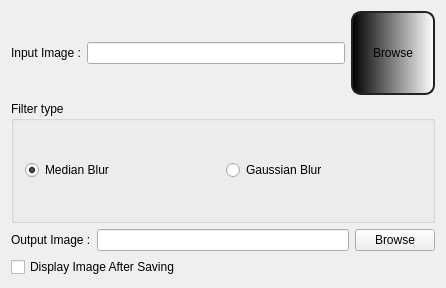
<?xml version="1.0" encoding="UTF-8"?>
<ui version="4.0">
 <class>MainWindow</class>
 <widget class="QMainWindow" name="MainWindow">
  <property name="geometry">
   <rect>
    <x>0</x>
    <y>0</y>
    <width>446</width>
    <height>288</height>
   </rect>
  </property>
  <property name="windowTitle">
   <string>Hello_Qt_OpenCV</string>
  </property>
  <widget class="QWidget" name="centralWidget">
   <layout class="QVBoxLayout" name="verticalLayout">
    <item>
     <layout class="QHBoxLayout" name="topHorizontalLayout">
      <item>
       <widget class="QLabel" name="inputLabel">
        <property name="text">
         <string>Input Image :</string>
        </property>
       </widget>
      </item>
      <item>
       <widget class="QLineEdit" name="inputLineEdit"/>
      </item>
      <item>
       <widget class="QPushButton" name="inputPushButton">
        <property name="styleSheet">
         <string notr="true">border: 2px solid#222222;
border-radius: 10px;
background-color: #9999ff;
min-width: 80px;
min-height: 80px;
background: qlineargradient(spread:pad, x1:0, y1:0, x2:1, y2:0, stop:0 rgba(0, 0, 0, 255), stop:1 rgba(255, 255, 255, 255));</string>
        </property>
        <property name="text">
         <string>Browse</string>
        </property>
       </widget>
      </item>
     </layout>
    </item>
    <item>
     <widget class="QGroupBox" name="filterTypeGroupBox">
      <property name="title">
       <string>Filter type</string>
      </property>
      <layout class="QHBoxLayout" name="horizontalLayout_2">
       <item>
        <widget class="QRadioButton" name="medianBlurRadioButton">
         <property name="text">
          <string>Median Blur</string>
         </property>
         <property name="checked">
          <bool>true</bool>
         </property>
        </widget>
       </item>
       <item>
        <widget class="QRadioButton" name="gaussianBlurRadioButton">
         <property name="text">
          <string>Gaussian Blur</string>
         </property>
        </widget>
       </item>
      </layout>
     </widget>
    </item>
    <item>
     <layout class="QHBoxLayout" name="bottomHorizontalLayout">
      <item>
       <widget class="QLabel" name="outputLabel">
        <property name="text">
         <string>Output Image :</string>
        </property>
       </widget>
      </item>
      <item>
       <widget class="QLineEdit" name="outputLineEdit"/>
      </item>
      <item>
       <widget class="QPushButton" name="outputPushButton">
        <property name="text">
         <string>Browse</string>
        </property>
       </widget>
      </item>
     </layout>
    </item>
    <item>
     <widget class="QCheckBox" name="displayImageCheckBox">
      <property name="text">
       <string>Display Image After Saving</string>
      </property>
     </widget>
    </item>
   </layout>
  </widget>
 </widget>
 <layoutdefault spacing="6" margin="11"/>
 <resources/>
 <connections/>
</ui>
